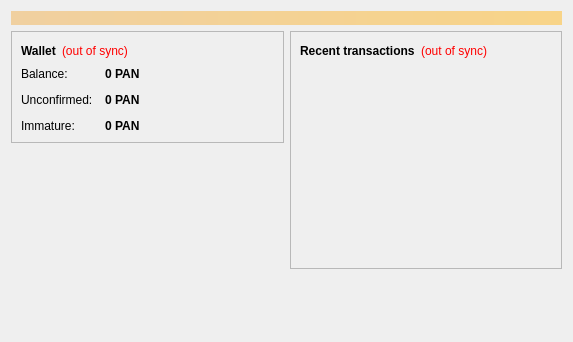
<?xml version="1.0" encoding="UTF-8"?>
<ui version="4.0">
 <class>OverviewPage</class>
 <widget class="QWidget" name="OverviewPage">
  <property name="geometry">
   <rect>
    <x>0</x>
    <y>0</y>
    <width>573</width>
    <height>342</height>
   </rect>
  </property>
  <property name="windowTitle">
   <string>Form</string>
  </property>
  <layout class="QVBoxLayout" name="topLayout">
   <item>
    <widget class="QLabel" name="labelAlerts">
     <property name="visible">
      <bool>false</bool>
     </property>
     <property name="styleSheet">
      <string notr="true">background-color: qlineargradient(x1: 0, y1: 0, x2: 1, y2: 0, stop:0 #F0D0A0, stop:1 #F8D488); color:#000000;</string>
     </property>
     <property name="wordWrap">
      <bool>true</bool>
     </property>
     <property name="margin">
      <number>3</number>
     </property>
    </widget>
   </item>
   <item>
    <layout class="QHBoxLayout" name="horizontalLayout" stretch="1,1">
     <item>
      <layout class="QVBoxLayout" name="verticalLayout_2">
       <item>
        <widget class="QFrame" name="frame">
         <property name="frameShape">
          <enum>QFrame::StyledPanel</enum>
         </property>
         <property name="frameShadow">
          <enum>QFrame::Raised</enum>
         </property>
         <layout class="QVBoxLayout" name="verticalLayout_4">
          <item>
           <layout class="QHBoxLayout" name="horizontalLayout_4">
            <item>
             <widget class="QLabel" name="label_5">
              <property name="font">
               <font>
                <weight>75</weight>
                <bold>true</bold>
               </font>
              </property>
              <property name="text">
               <string>Wallet</string>
              </property>
             </widget>
            </item>
            <item>
             <widget class="QLabel" name="labelWalletStatus">
              <property name="toolTip">
               <string>The displayed information may be out of date. Your wallet automatically synchronizes with the Pandia network after a connection is established, but this process has not completed yet.</string>
              </property>
              <property name="styleSheet">
               <string notr="true">QLabel { color: red; }</string>
              </property>
              <property name="text">
               <string notr="true">(out of sync)</string>
              </property>
              <property name="alignment">
               <set>Qt::AlignLeading|Qt::AlignLeft|Qt::AlignVCenter</set>
              </property>
             </widget>
            </item>
            <item>
             <spacer name="horizontalSpacer_2">
              <property name="orientation">
               <enum>Qt::Horizontal</enum>
              </property>
              <property name="sizeHint" stdset="0">
               <size>
                <width>40</width>
                <height>20</height>
               </size>
              </property>
             </spacer>
            </item>
           </layout>
          </item>
          <item>
           <layout class="QFormLayout" name="formLayout_2">
            <property name="fieldGrowthPolicy">
             <enum>QFormLayout::AllNonFixedFieldsGrow</enum>
            </property>
            <property name="horizontalSpacing">
             <number>12</number>
            </property>
            <property name="verticalSpacing">
             <number>12</number>
            </property>
            <item row="0" column="0">
             <widget class="QLabel" name="label">
              <property name="text">
               <string>Balance:</string>
              </property>
             </widget>
            </item>
            <item row="0" column="1">
             <widget class="QLabel" name="labelBalance">
              <property name="font">
               <font>
                <weight>75</weight>
                <bold>true</bold>
               </font>
              </property>
              <property name="cursor">
               <cursorShape>IBeamCursor</cursorShape>
              </property>
              <property name="toolTip">
               <string>Your current balance</string>
              </property>
              <property name="text">
               <string notr="true">0 PAN</string>
              </property>
              <property name="textInteractionFlags">
               <set>Qt::LinksAccessibleByMouse|Qt::TextSelectableByKeyboard|Qt::TextSelectableByMouse</set>
              </property>
             </widget>
            </item>
            <item row="1" column="0">
             <widget class="QLabel" name="label_3">
              <property name="text">
               <string>Unconfirmed:</string>
              </property>
             </widget>
            </item>
            <item row="1" column="1">
             <widget class="QLabel" name="labelUnconfirmed">
              <property name="font">
               <font>
                <weight>75</weight>
                <bold>true</bold>
               </font>
              </property>
              <property name="cursor">
               <cursorShape>IBeamCursor</cursorShape>
              </property>
              <property name="toolTip">
               <string>Total of transactions that have yet to be confirmed, and do not yet count toward the current balance</string>
              </property>
              <property name="text">
               <string notr="true">0 PAN</string>
              </property>
              <property name="textInteractionFlags">
               <set>Qt::LinksAccessibleByMouse|Qt::TextSelectableByKeyboard|Qt::TextSelectableByMouse</set>
              </property>
             </widget>
            </item>
            <item row="2" column="0">
             <widget class="QLabel" name="labelImmatureText">
              <property name="text">
               <string>Immature:</string>
              </property>
             </widget>
            </item>
            <item row="2" column="1">
             <widget class="QLabel" name="labelImmature">
              <property name="font">
               <font>
                <weight>75</weight>
                <bold>true</bold>
               </font>
              </property>
              <property name="toolTip">
               <string>Mined balance that has not yet matured</string>
              </property>
              <property name="text">
               <string notr="true">0 PAN</string>
              </property>
              <property name="textInteractionFlags">
               <set>Qt::LinksAccessibleByMouse|Qt::TextSelectableByKeyboard|Qt::TextSelectableByMouse</set>
              </property>
             </widget>
            </item>
           </layout>
          </item>
         </layout>
        </widget>
       </item>
       <item>
        <spacer name="verticalSpacer">
         <property name="orientation">
          <enum>Qt::Vertical</enum>
         </property>
         <property name="sizeHint" stdset="0">
          <size>
           <width>20</width>
           <height>40</height>
          </size>
         </property>
        </spacer>
       </item>
      </layout>
     </item>
     <item>
      <layout class="QVBoxLayout" name="verticalLayout_3">
       <item>
        <widget class="QFrame" name="frame_2">
         <property name="frameShape">
          <enum>QFrame::StyledPanel</enum>
         </property>
         <property name="frameShadow">
          <enum>QFrame::Raised</enum>
         </property>
         <layout class="QVBoxLayout" name="verticalLayout">
          <item>
           <layout class="QHBoxLayout" name="horizontalLayout_2">
            <item>
             <widget class="QLabel" name="label_4">
              <property name="text">
               <string>&lt;b&gt;Recent transactions&lt;/b&gt;</string>
              </property>
             </widget>
            </item>
            <item>
             <widget class="QLabel" name="labelTransactionsStatus">
              <property name="toolTip">
               <string>The displayed information may be out of date. Your wallet automatically synchronizes with the Pandia network after a connection is established, but this process has not completed yet.</string>
              </property>
              <property name="styleSheet">
               <string notr="true">QLabel { color: red; }</string>
              </property>
              <property name="text">
               <string notr="true">(out of sync)</string>
              </property>
              <property name="alignment">
               <set>Qt::AlignRight|Qt::AlignTrailing|Qt::AlignVCenter</set>
              </property>
             </widget>
            </item>
            <item>
             <spacer name="horizontalSpacer">
              <property name="orientation">
               <enum>Qt::Horizontal</enum>
              </property>
              <property name="sizeHint" stdset="0">
               <size>
                <width>40</width>
                <height>20</height>
               </size>
              </property>
             </spacer>
            </item>
           </layout>
          </item>
          <item>
           <widget class="QListView" name="listTransactions">
            <property name="styleSheet">
             <string notr="true">QListView { background: transparent; }</string>
            </property>
            <property name="frameShape">
             <enum>QFrame::NoFrame</enum>
            </property>
            <property name="verticalScrollBarPolicy">
             <enum>Qt::ScrollBarAlwaysOff</enum>
            </property>
            <property name="horizontalScrollBarPolicy">
             <enum>Qt::ScrollBarAlwaysOff</enum>
            </property>
            <property name="selectionMode">
             <enum>QAbstractItemView::NoSelection</enum>
            </property>
           </widget>
          </item>
         </layout>
        </widget>
       </item>
       <item>
        <spacer name="verticalSpacer_2">
         <property name="orientation">
          <enum>Qt::Vertical</enum>
         </property>
         <property name="sizeHint" stdset="0">
          <size>
           <width>20</width>
           <height>40</height>
          </size>
         </property>
        </spacer>
       </item>
      </layout>
     </item>
    </layout>
   </item>
  </layout>
 </widget>
 <resources/>
 <connections/>
</ui>
